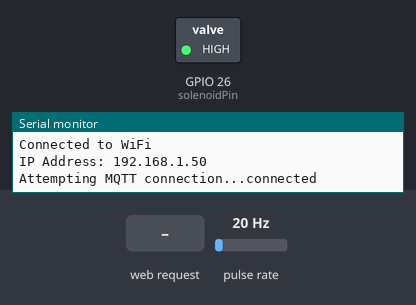
Bench run of a sketch on a simulated ESP32. Parts: switched loads named in the sketch (green lamp = pin HIGH), the last lines printed to the serial monitor. Wiring (inferred from the names in the program): pulse sensor: data GPIO 27. The inputs (shaded band) are chosen by the test bench; at power-on: pulse rate 20 Hz. WiFi joins after 1.5 s; servers stay silent unless stated; no MQTT or app messages arrive unless stated.

Above: at 3.2 s.
3.3 s: HTTP request GET /stop received
4.8 s: HTTP request GET /setVolume?volume=1 received
6.3 s: HTTP request GET /start received
At 6.8 s:
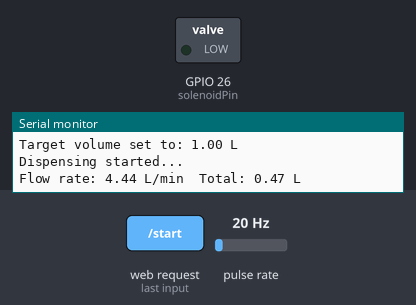
7.8 s: pulse rate (sensor on GPIO 27) set to 42 Hz
10.8 s: pulse rate (sensor on GPIO 27) set to 48 Hz
12.8 s: HTTP request GET /start?volume=1 received
At 19.0 s:
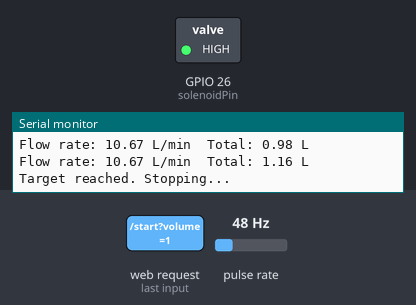
Timing chart, 0 to 19.3 s (numbered marks = the images above; inputs shaded):
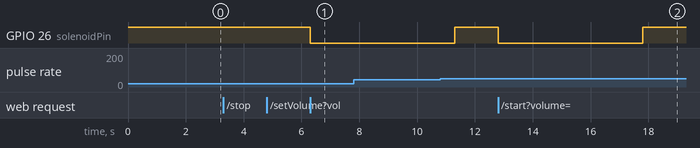

The sketch:

savaqua.ino
```cpp
#include <WiFi.h>
#include <WebServer.h>
#include <PubSubClient.h>
#include <WiFiClientSecure.h>

// WiFi credentials
const char* ssid = "OrangGantengPekanbaru";
const char* password = "12345678";

// HiveMQ Cloud Broker settings
const char* mqtt_server = "c0ae257fb0f1403bb96d10c278d890ee.s1.eu.hivemq.cloud";
const char* mqtt_username = "savaqua";
const char* topic = "/sensor/data";
const char* mqtt_password = "Savaqua123";
const int mqtt_port = 8883;

// HiveMQ Cloud Let's Encrypt CA certificate
static const char *root_ca PROGMEM = R"EOF(
-----BEGIN CERTIFICATE-----
MIIFazCCA1OgAwIBAgIRAIIQz7DSQONZRGPgu2OCiwAwDQYJKoZIhvcNAQELBQAw
TzELMAkGA1UEBhMCVVMxKTAnBgNVBAoTIEludGVybmV0IFNlY3VyaXR5IFJlc2Vh
cmNoIEdyb3VwMRUwEwYDVQQDEwxJU1JHIFJvb3QgWDEwHhcNMTUwNjA0MTEwNDM4
WhcNMzUwNjA0MTEwNDM4WjBPMQswCQYDVQQGEwJVUzEpMCcGA1UEChMgSW50ZXJu
ZXQgU2VjdXJpdHkgUmVzZWFyY2ggR3JvdXAxFTATBgNVBAMTDElTUkcgUm9vdCBY
MTCCAiIwDQYJKoZIhvcNAQEBBQADggIPADCCAgoCggIBAK3oJHP0FDfzm54rVygc
h77ct984kIxuPOZXoHj3dcKi/vVqbvYATyjb3miGbESTtrFj/RQSa78f0uoxmyF+
0TM8ukj13Xnfs7j/EvEhmkvBioZxaUpmZmyPfjxwv60pIgbz5MDmgK7iS4+3mX6U
A5/TR5d8mUgjU+g4rk8Kb4Mu0UlXjIB0ttov0DiNewNwIRt18jA8+o+u3dpjq+sW
T8KOEUt+zwvo/7V3LvSye0rgTBIlDHCNAymg4VMk7BPZ7hm/ELNKjD+Jo2FR3qyH
B5T0Y3HsLuJvW5iB4YlcNHlsdu87kGJ55tukmi8mxdAQ4Q7e2RCOFvu396j3x+UC
B5iPNgiV5+I3lg02dZ77DnKxHZu8A/lJBdiB3QW0KtZB6awBdpUKD9jf1b0SHzUv
KBds0pjBqAlkd25HN7rOrFleaJ1/ctaJxQZBKT5ZPt0m9STJEadao0xAH0ahmbWn
OlFuhjuefXKnEgV4We0+UXgVCwOPjdAvBbI+e0ocS3MFEvzG6uBQE3xDk3SzynTn
jh8BCNAw1FtxNrQHusEwMFxIt4I7mKZ9YIqioymCzLq9gwQbooMDQaHWBfEbwrbw
qHyGO0aoSCqI3Haadr8faqU9GY/rOPNk3sgrDQoo//fb4hVC1CLQJ13hef4Y53CI
rU7m2Ys6xt0nUW7/vGT1M0NPAgMBAAGjQjBAMA4GA1UdDwEB/wQEAwIBBjAPBgNV
HRMBAf8EBTADAQH/MB0GA1UdDgQWBBR5tFnme7bl5AFzgAiIyBpY9umbbjANBgkq
hkiG9w0BAQsFAAOCAgEAVR9YqbyyqFDQDLHYGmkgJykIrGF1XIpu+ILlaS/V9lZL
ubhzEFnTIZd+50xx+7LSYK05qAvqFyFWhfFQDlnrzuBZ6brJFe+GnY+EgPbk6ZGQ
3BebYhtF8GaV0nxvwuo77x/Py9auJ/GpsMiu/X1+mvoiBOv/2X/qkSsisRcOj/KK
NFtY2PwByVS5uCbMiogziUwthDyC3+6WVwW6LLv3xLfHTjuCvjHIInNzktHCgKQ5
ORAzI4JMPJ+GslWYHb4phowim57iaztXOoJwTdwJx4nLCgdNbOhdjsnvzqvHu7Ur
TkXWStAmzOVyyghqpZXjFaH3pO3JLF+l+/+sKAIuvtd7u+Nxe5AW0wdeRlN8NwdC
jNPElpzVmbUq4JUagEiuTDkHzsxHpFKVK7q4+63SM1N95R1NbdWhscdCb+ZAJzVc
oyi3B43njTOQ5yOf+1CceWxG1bQVs5ZufpsMljq4Ui0/1lvh+wjChP4kqKOJ2qxq
4RgqsahDYVvTH9w7jXbyLeiNdd8XM2w9U/t7y0Ff/9yi0GE44Za4rF2LN9d11TPA
mRGunUHBcnWEvgJBQl9nJEiU0Zsnvgc/ubhPgXRR4Xq37Z0j4r7g1SgEEzwxA57d
emyPxgcYxn/eR44/KJ4EBs+lVDR3veyJm+kXQ99b21/+jh5Xos1AnX5iItreGCc=
-----END CERTIFICATE-----
)EOF";

// Pin definitions
const int solenoidPin = 26;
const int flowSensorPin = 27;

WebServer server(80);
WiFiClientSecure espClient;
PubSubClient client(espClient);

volatile int pulseCount = 0;
float calibrationFactor = 4.5; // kalibrasi sensor aliran
float flowRate;
unsigned long currentMillis;
unsigned long previousMillis = 0;
unsigned long interval = 1000;
float totalLiters = 0.0;
float targetLiters = 0.0;
bool isDispensing = false;

void IRAM_ATTR pulseCounter() {
  pulseCount++;
}

void setup() {
  Serial.begin(115200);
  pinMode(solenoidPin, OUTPUT);
  pinMode(flowSensorPin, INPUT_PULLUP);
  digitalWrite(solenoidPin, HIGH);  // Mulai dengan solenoid tertutup

  attachInterrupt(digitalPinToInterrupt(flowSensorPin), pulseCounter, FALLING);

  WiFi.begin(ssid, password);
  while (WiFi.status() != WL_CONNECTED) {
    delay(1000);
    Serial.println("Connecting to WiFi...");
  }
  Serial.println("Connected to WiFi");

  // Tambahkan baris ini untuk mencetak alamat IP
  Serial.print("IP Address: ");
  Serial.println(WiFi.localIP());

  server.on("/", handleRoot);
  server.on("/start", handleStart);
  server.on("/stop", handleStop);
  server.on("/setVolume", handleSetVolume);
  server.begin();

  espClient.setCACert(root_ca);
  client.setServer(mqtt_server, mqtt_port);

  while (!client.connected()) {
    Serial.print("Attempting MQTT connection...");
    if (client.connect("ESP32Client", mqtt_username, mqtt_password)) {
      Serial.println("connected");
    } else {
      Serial.print("failed, rc=");
      Serial.print(client.state());
      delay(5000);
    }
  }
}

void loop() {
  server.handleClient();
  if (isDispensing) {
    currentMillis = millis();
    if (currentMillis - previousMillis >= interval) {
      float duration = (currentMillis - previousMillis) / 1000.0; // duration in seconds
      previousMillis = currentMillis;

      if (duration > 0) {
        flowRate = (pulseCount / calibrationFactor) / duration;
        pulseCount = 0;
        float flowLiters = (flowRate / 60) * duration;
        totalLiters += flowLiters;
        Serial.print("Flow rate: ");
        Serial.print(flowRate);
        Serial.print(" L/min\tTotal: ");
        Serial.print(totalLiters);
        Serial.println(" L");

        // Publish flow rate and total liters to MQTT
        String payload = "Flow rate: " + String(flowRate) + " L/min, Total: " + String(totalLiters) + " L";
        client.publish(topic, payload.c_str());
      } else {
        Serial.println("Duration is zero, skipping calculation to avoid NaN");
      }

      if (totalLiters >= targetLiters) {
        digitalWrite(solenoidPin, HIGH);  // Menutup solenoid
        isDispensing = false;
        totalLiters = 0.0;
        Serial.println("Target reached. Stopping...");
      }
    }
  }
  client.loop();
}

void handleRoot() {
  String html = "<html><body>";
  html += "<h1>Water Dispensing Control</h1>";
  html += "<form action=\"/setVolume\" method=\"POST\">";
  html += "Enter water volume (liters): <input type=\"text\" name=\"volume\">";
  html += "<input type=\"submit\" value=\"Set Volume\">";
  html += "</form>";
  html += "<br>";
  html += "<button onclick=\"location.href='/start'\">Start</button>";
  html += "<button onclick=\"location.href='/stop'\">Stop</button>";
  html += "</body></html>";
  server.send(200, "text/html", html);
}

void handleStart() {
  if (targetLiters > 0) {
    digitalWrite(solenoidPin, LOW);  // Membuka solenoid
    isDispensing = true;
    totalLiters = 0.0;
    Serial.println("Dispensing started...");
  }
  server.sendHeader("Location", "/");
  server.send(303);
}

void handleStop() {
  digitalWrite(solenoidPin, HIGH);  // Menutup solenoid
  isDispensing = false;
  totalLiters = 0.0;
  Serial.println("Dispensing stopped...");
  server.sendHeader("Location", "/");
  server.send(303);
}

void handleSetVolume() {
  if (server.hasArg("volume")) {
    targetLiters = server.arg("volume").toFloat();
    Serial.print("Target volume set to: ");
    Serial.print(targetLiters);
    Serial.println(" L");
  }
  server.sendHeader("Location", "/");
  server.send(303);
}
```

Measured:
- after the input at 6.3 s, GPIO 26 (solenoidPin): HIGH → LOW at once
- after the input at 12.8 s, GPIO 26 (solenoidPin): HIGH → LOW at once, → HIGH 5.0 s later
